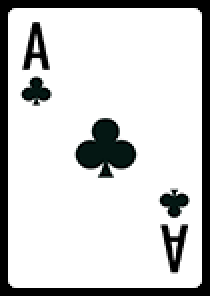
#> input picture CARDS/Clubs Ace.png, 105 x 148 px (shown 2 times larger); its folder holds only this picture in this run
$ python -i card_display.py   (imports and definitions only)
#> lines starting #> are read from the running program, lines starting #| are printed output that depends on the picture
import tkinter as tk
from tkinter import ttk
from PIL import Image, ImageTk
import os

class CardDisplay:
    def __init__(self, parent_frame, cards_folder="CARDS"):
        self.parent_frame = parent_frame
        self.cards_folder = cards_folder
        self.card_labels = {}
        self.card_images = {}
        self.card_pil_images = {}  # Orijinal PIL görüntüleri sakla
        self.card_filtered_images = {}  # Filtrelenmiş görüntüleri sakla
        self.detected_cards = set()
        self.setup_card_grid()

    def setup_card_grid(self):
        """Kart grid'ini oluştur"""
        # Ana frame - parent_frame artık content_frame
        self.cards_frame = ttk.LabelFrame(
            self.parent_frame,
            text="🎴 KALAN KARTLAR",
            padding="15",
            style="Modern.TLabelframe"
        )
        self.cards_frame.pack(side=tk.RIGHT, fill=tk.BOTH, expand=True, padx=(10, 0))

        # Grid frame
        self.grid_frame = ttk.Frame(self.cards_frame, style="Modern.TFrame")
        self.grid_frame.pack(expand=True, fill=tk.BOTH)

        # Kartları yükle ve göster
        self.load_and_display_cards()

    def load_and_display_cards(self):
        """Kartları yükle ve grid'de göster"""
        try:
            if not os.path.exists(self.cards_folder):
                print(f"{self.cards_folder} klasörü bulunamadı!")
                return

            # Kartları sırala (suit ve rank'e göre)
            card_files = []
            for filename in os.listdir(self.cards_folder):
                if filename.lower().endswith(('.png', '.jpg', '.jpeg')):
                    card_files.append(filename)

            # Kartları sırala: Hearts, Diamonds, Clubs, Spades
            suits_order = ['Hearts', 'Diamonds', 'Clubs', 'Spades']
            ranks_order = ['Ace', 'Two', 'Three', 'Four', 'Five', 'Six', 'Seven', 'Eight', 'Nine', 'Ten', 'Jack', 'Queen', 'King']

            sorted_cards = []
            for suit in suits_order:
                for rank in ranks_order:
                    for filename in card_files:
                        if filename.startswith(f"{suit} {rank}"):
                            sorted_cards.append(filename)
                            break

            # Grid oluştur (4 suit x 13 rank)
            for i, filename in enumerate(sorted_cards):
                row = i // 13  # 13 kart per satır
                col = i % 13   # 13 sütun

                # Kart görüntüsünü yükle
                filepath = os.path.join(self.cards_folder, filename)
                try:
                    # Görüntüyü büyüt (50x70 piksel - %100 oranında büyütme)
                    original_image = Image.open(filepath)
                    resized_image = original_image.resize((50, 70), Image.Resampling.LANCZOS)
                    photo = ImageTk.PhotoImage(resized_image)

                    # Label oluştur
                    card_name = os.path.splitext(filename)[0]
                    label = tk.Label(
                        self.grid_frame,
                        image=photo,
                        relief=tk.FLAT,
                        borderwidth=0,  # Border yok
                        bg="#FFFFFF",
                        cursor="hand2"
                    )
                    label.image = photo  # Referansı sakla
                    label.grid(row=row, column=col, padx=3, pady=3)

                    # Hover efektleri ekle
                    label.bind('<Enter>', lambda e, lbl=label: self.on_card_hover_enter(lbl))
                    label.bind('<Leave>', lambda e, lbl=label: self.on_card_hover_leave(lbl))

                    # Tıklama event'i ekle
                    label.bind('<Button-1>', lambda e, name=card_name: self.on_card_click(name))

                    # Kart bilgilerini sakla
                    self.card_labels[card_name] = label
                    self.card_images[card_name] = photo
                    self.card_pil_images[card_name] = resized_image  # Orijinal PIL görüntüsünü sakla

                    # Filtrelenmiş görüntüyü önceden oluştur ve sakla
                    self.create_filtered_image(card_name, resized_image)

                except Exception as e:
                    print(f"Kart yüklenemedi: {filename} - {str(e)}")


        except Exception as e:
            print(f"Kart grid'i oluşturulurken hata: {str(e)}")

    def create_filtered_image(self, card_name, original_image):
        """Kart için filtrelenmiş görüntüyü önceden oluştur"""
        try:
            # Yarı şeffaf siyah filtre oluştur
            black_filter = Image.new('RGBA', (50, 70), (0, 0, 0, 128))  # Alpha 128 = yarı şeffaf

            # Orijinal görüntüyü RGBA'ya çevir
            original_rgba = original_image.convert('RGBA')

            # İki görüntüyü birleştir
            combined_image = Image.alpha_composite(original_rgba, black_filter)

            # Tkinter PhotoImage'e çevir ve sakla
            filtered_image = ImageTk.PhotoImage(combined_image)
            self.card_filtered_images[card_name] = filtered_image

        except Exception as e:
            print(f"Filtrelenmiş görüntü oluşturulurken hata: {str(e)}")

    # [63 lines left out: functions update_detected_cards, apply_black_filter, on_card_hover_enter, on_card_hover_leave, on_card_click, not called in this run]

>>> import cv2
>>> picture = cv2.imread('CARDS/Clubs Ace.png', cv2.IMREAD_GRAYSCALE)
#> picture: shape (148, 105); min 0, max 255, mean 205.6
>>> result = CardDisplay(picture).setup_card_grid()
#> in load_and_display_cards, `original_image = Image.open(filepath)`:
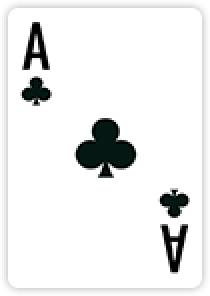
#> original_image: PIL image 105x148 RGBA (shown 2 times larger); mean R, G, B, A 205, 205.7, 205.5, 224.6; transparent parts drawn white
#> in load_and_display_cards, `resized_image = original_image.resize((50, 70), Image.Resampling.LANCZ..`:
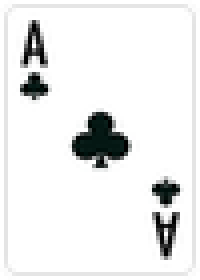
#> resized_image: PIL image 50x70 RGBA (shown 4 times larger); mean R, G, B, A 212.2, 212.8, 212.7, 224.4; transparent parts drawn white
#> in create_filtered_image, `combined_image = Image.alpha_composite(original_rgba, black_filter)`:
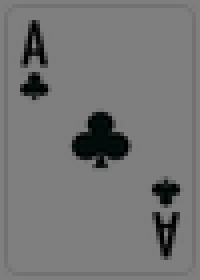
#> combined_image: PIL image 50x70 RGBA (shown 4 times larger); mean R, G, B, A 102.7, 103, 103, 239.8; transparent parts drawn white

$ run again, on CARDS/Clubs Eight.png
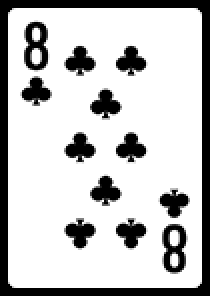
#> input picture CARDS/Clubs Eight.png, 105 x 148 px (shown 2 times larger)
#> picture is the input picture: shape (148, 105); min 0, max 255, mean 195.4
#> in load_and_display_cards, `original_image = Image.open(filepath)`:
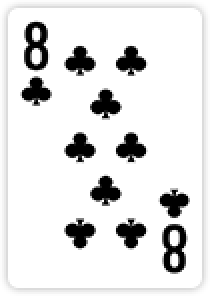
#> original_image: PIL image 105x148 RGBA (shown 2 times larger); mean R, G, B, A 195.4, 195.4, 195.4, 224.6; transparent parts drawn white
#> in create_filtered_image, `combined_image = Image.alpha_composite(original_rgba, black_filter)`:
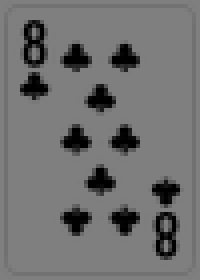
#> combined_image: PIL image 50x70 RGBA (shown 4 times larger); mean R, G, B, A 97.9, 97.9, 97.9, 239.8; transparent parts drawn white

$ run again, on CARDS/Clubs Five.png
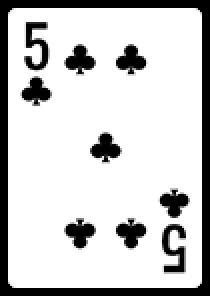
#> input picture CARDS/Clubs Five.png, 105 x 148 px (shown 2 times larger)
#> picture is the input picture: shape (148, 105); min 0, max 255, mean 202.8
#> in load_and_display_cards, `original_image = Image.open(filepath)`:
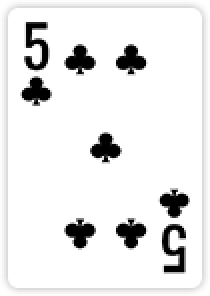
#> original_image: PIL image 105x148 RGBA (shown 2 times larger); mean R, G, B, A 202.8, 202.8, 202.8, 224.6; transparent parts drawn white
#> in create_filtered_image, `combined_image = Image.alpha_composite(original_rgba, black_filter)`:
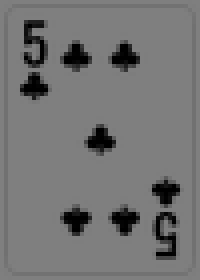
#> combined_image: PIL image 50x70 RGBA (shown 4 times larger); mean R, G, B, A 101.6, 101.6, 101.6, 239.8; transparent parts drawn white
